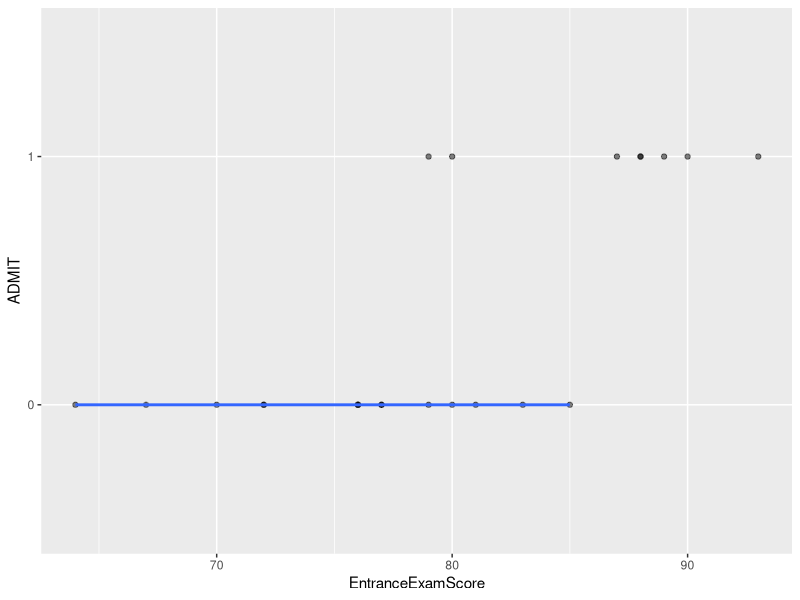
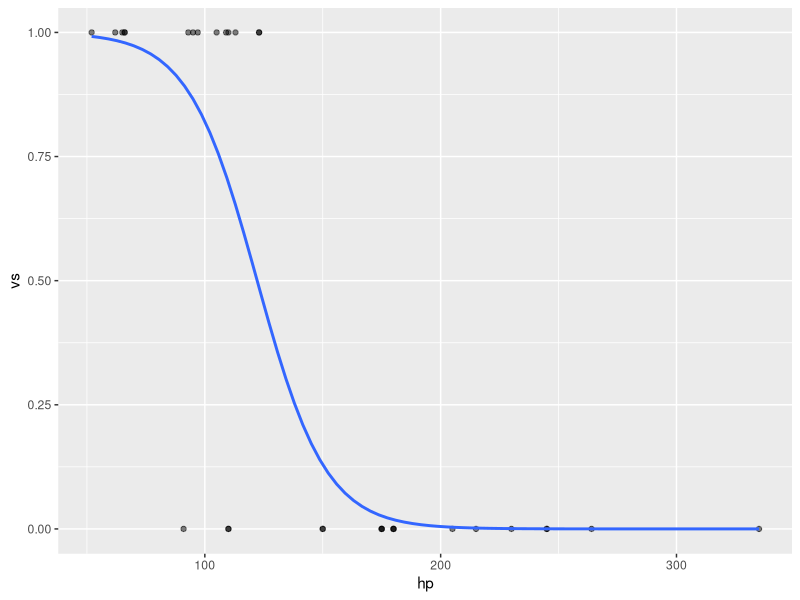

Source code (R) for these figures, in order:

library(tidyverse)


# LOGISTIC REGRESSION  (Introduction)
#      * Used when the response variable is a binary categorical variable (1 or 0)
#      * Based on probability and odds (You will answer questions concerning probability or
#     odds)
#      * Formulas used for to process Logistic Regression
#      1) ln(P/(1 - P) =  B(0) + B(1)X(1) + B(2)X(2) + ... + B(k)X(k)
#      2) P =  (e^(B(0) + B(1)X(1) + B(2)X(2) + ... + B(k)X(k)) /
#              (1 + e^( B(0) + B(1)X(1) + B(2)X(2) + ... + B(k)X(k))

# Example 1

tribble(~EntranceExamScore,  ~GPA,   ~ADMIT,
        72,               3.2,       0,
        81,               3.4,       0,
        67,               2.7,       0,
        77,               2.8,       0,   #( 1 you git Admitted, 0 you do not)
        87,               3.3,       1,   # ( get Admitted)
        79,               3.8,       1,
        85,               2.7,       0,
        76,               2.5,       0,
        90,               3.1,       1,
        77,               2.6,       0,
        64,               2.4,       0,
        70,               2.75,      0,
        88,               3.0,       1,
        79,               3.55,      0,
        72,               2.8,       0,
        80,               3.3,       1,
        80,               2.4,       0,
        76,               3.0,       0,
        76,               2.75,      0,
        89,               2.8,       1,
        93,               3.3,       1,
        88,               3.2,       1,
        83,               3.5,       0
) -> ps
ps


ps


ps$ADMIT <- as.factor(ps$ADMIT)


ps




glm(ADMIT ~ EntranceExamScore + GPA, family = "binomial",  data = ps) -> logisticps
logisticps

summary(logisticps)


#   ln(P/(1 - P) = -59.1733 + .5536EntranceExamScore + 4.1010GPA  


# Example
#   Now use your model to find the probability that a student will be admitted if she has a 
#   GPA of 2.85 and an Entrance exam score of 83.

# ln(P/(1 - P) =   -59.1733 + .5536(83) + 4.1010(2.85)
# ln(P/(1 - P) = -1.53665
# e^(ln(P/(1 - P)) =e^(-1.53665)
#     P/(1 - P) = .2151005
# solve for P
#  P = .2151005(1 - P)
#  P =  .2151005 - .2151005P
#  1.2151005P = .2151005
#         P =  .2151005/ 1.2151005
#         P = .17538  (rounded to five digits)
# Hence the probability is approximately .18

# Find the odds that the student will be admitted.
# P/(1-P)  =  .18/.82 = 18/82 = 9/41 or 9 : 41 or 9 to 41

# Let's look at a logistic regression curve that shows probability 
# trends for students being admitted, given Entrance Exam Scores.

ggplot(ps, aes(x=EntranceExamScore, y=ADMIT)) + 
        geom_point(alpha=.5) +
        stat_smooth(method="glm", se=FALSE, method.args = list(family=binomial))


# Example 2

mtcars

library(tidyverse)
library(dplyr)

mtcars

# let's get a more concise table reporesentation.

as.tibble(mtcars)

as.tibble(mtcars) -> y
y

y

# Let us use Logistic Regression to find probabilities regarding the
# variable vs (which is coded as 1s or 0s)

# What is vs ?

?mtcars


# Let's change vs to categorical (two levels 0 and 1)


y$vs <- as.factor(y$vs)    

y

# Let's create a logistic regression model for a depoendent variable of vs
# and independent variables of mpg, hp (horsepower), and disp (displacement)

library(ggplot2)
glm(vs ~ mpg + hp + disp, family = "binomial",  data = y) -> logisticy
logisticy

summary(logisticy)


#  ln(P/(1 - P) =  10.851538 -0.083254mpg -0.065013hp -0.006317disp



# Let's find the probability that a vehicle has a straight engine if mpg is
# 30, displacement is 125, and hp (horsepower) is 300.


#  ln(P/(1 - P) = 10.851538 -0.083254(30) -0.065013(300) -0.006317(125)

10.851538 -0.083254*(30) -0.065013*(300) -0.006317*(125)

#  ln(P/(1 - P) =  -11.93961

# e^ (ln(P/(1 - P)) = e^(-11.93961)

# P/(1 - P)  = .0000065267

# P  =   .0000065267 - .0000065267P

# 1.0000065267P  = .0000065267

# P =  .0000065267   (practically 0 !!)


library(ggplot2)
library(tidyverse)
library(dplyr)

mtcars
?mtcars

# Let's find the probability that vs (engine type) is 1 (straight) using hp (h).

as_tibble(mtcars)

as_tibble(mtcars) -> y
y

y

y%>%
select(hp,vs) -> y2
y2

glm(vs ~ hp, family = "binomial",  data = y2) -> logisticy
logisticy

summary(logisticy)


#  ln(P/(1 - P) =  8.37802 - 0.06856hp

# Find the probability that a vehicle has a straight engine if the
# hp is 122.

# ln(P/(1 - P) =  8.37802 - 0.06856(122)
# ln(P/(1 - P) = .0137
# e^(ln(P/(1 - P))  = e^(.0137)
# P/1 - P  =  1.013794
# P   =  1.013794(1 - P)
# P  =  1.013794 - 1.013794P
# 1P  = 1.013794 - 1.013794P
# 2.013794P  =  1.013794
#        P  =  .50342


#plot logistic regression curve
ggplot(mtcars, aes(x=hp, y=vs)) + 
        geom_point(alpha=.5) +
        stat_smooth(method="glm", se=FALSE, method.args = list(family=binomial))


# The x-axis displays the values of the predictor variable hp and 
# the y-axis displays the predicted probability of the response variable vs.

# We can clearly see that higher values of the predictor variable hp are
# associated with lower probabilities of the response variable vs being equal
# to 1.


